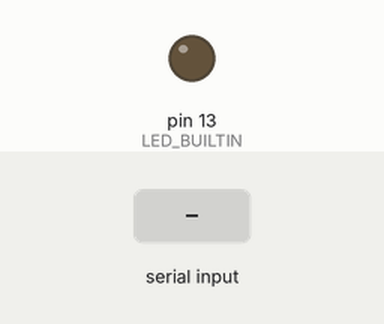
Simulated run of this sketch. Board: Arduino Uno, built with avr-gcc and run on an emulated ATmega328P. On the bench: output pins drawn as LEDs (lit = HIGH). The inputs (shaded band) are chosen by the test bench. What the sketch prints to the serial monitor is not drawn.

Above: at 1.2 s.
1.3 s: "1" received over Serial
At 2.4 s:
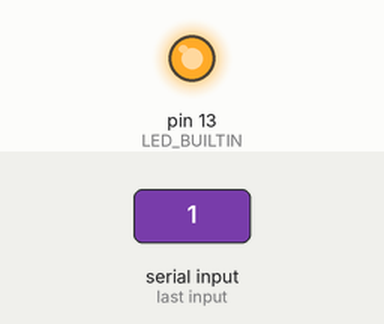
3.5 s: "0" received over Serial
At 5.2 s:
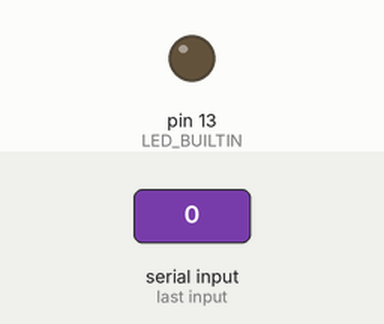
Timing chart, 0 to 6.7 s (numbered marks = the images above; inputs shaded):
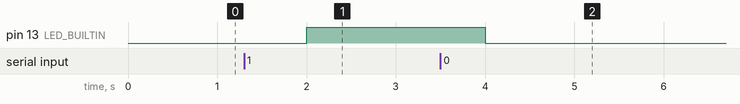

Measured:
- after the input at 1.3 s, pin 13 (LED_BUILTIN): LOW → HIGH after 0.70 s
- after the input at 3.5 s, pin 13 (LED_BUILTIN): HIGH → LOW after 0.50 s

The sketch:

led_serial.ino
```cpp
int comando = 0;
void setup() {
  pinMode(LED_BUILTIN, OUTPUT);
  Serial.begin(9600);
  Serial.println("Digite 1 para ligar, e 0 para desligar o led");}

void loop() {
  if (Serial.available()){
    comando = Serial.read();}

    if (comando=='0'){
      digitalWrite(LED_BUILTIN, LOW);
      delay(1000);}
    else if (comando=='1'){
      digitalWrite(LED_BUILTIN, HIGH);
      delay(1000);}
    else{
      delay(1000);}
    }
```
